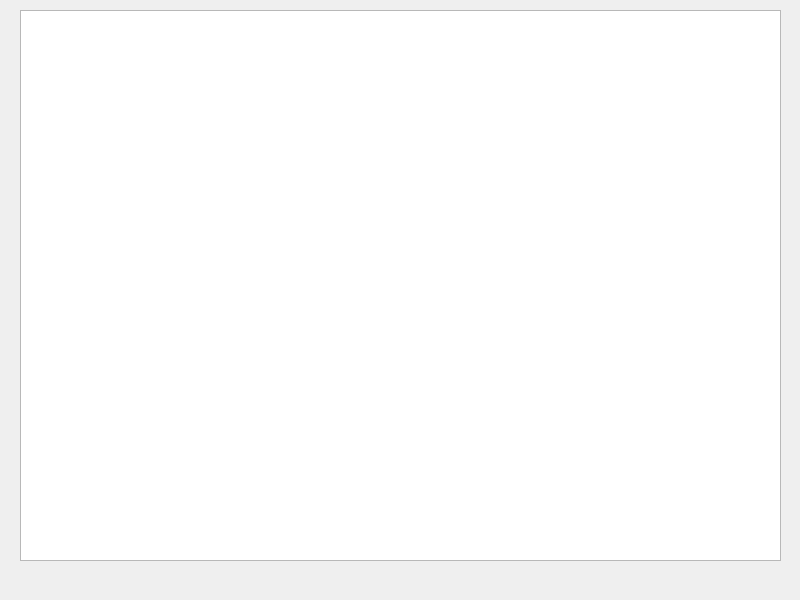
<?xml version="1.0" encoding="UTF-8"?>
<ui version="4.0">
 <class>Widget</class>
 <widget class="QWidget" name="Widget">
  <property name="geometry">
   <rect>
    <x>0</x>
    <y>0</y>
    <width>800</width>
    <height>600</height>
   </rect>
  </property>
  <property name="windowTitle">
   <string>Widget</string>
  </property>
  <widget class="QListWidget" name="listWidget">
   <property name="geometry">
    <rect>
     <x>20</x>
     <y>10</y>
     <width>761</width>
     <height>551</height>
    </rect>
   </property>
  </widget>
 </widget>
 <resources/>
 <connections/>
</ui>
